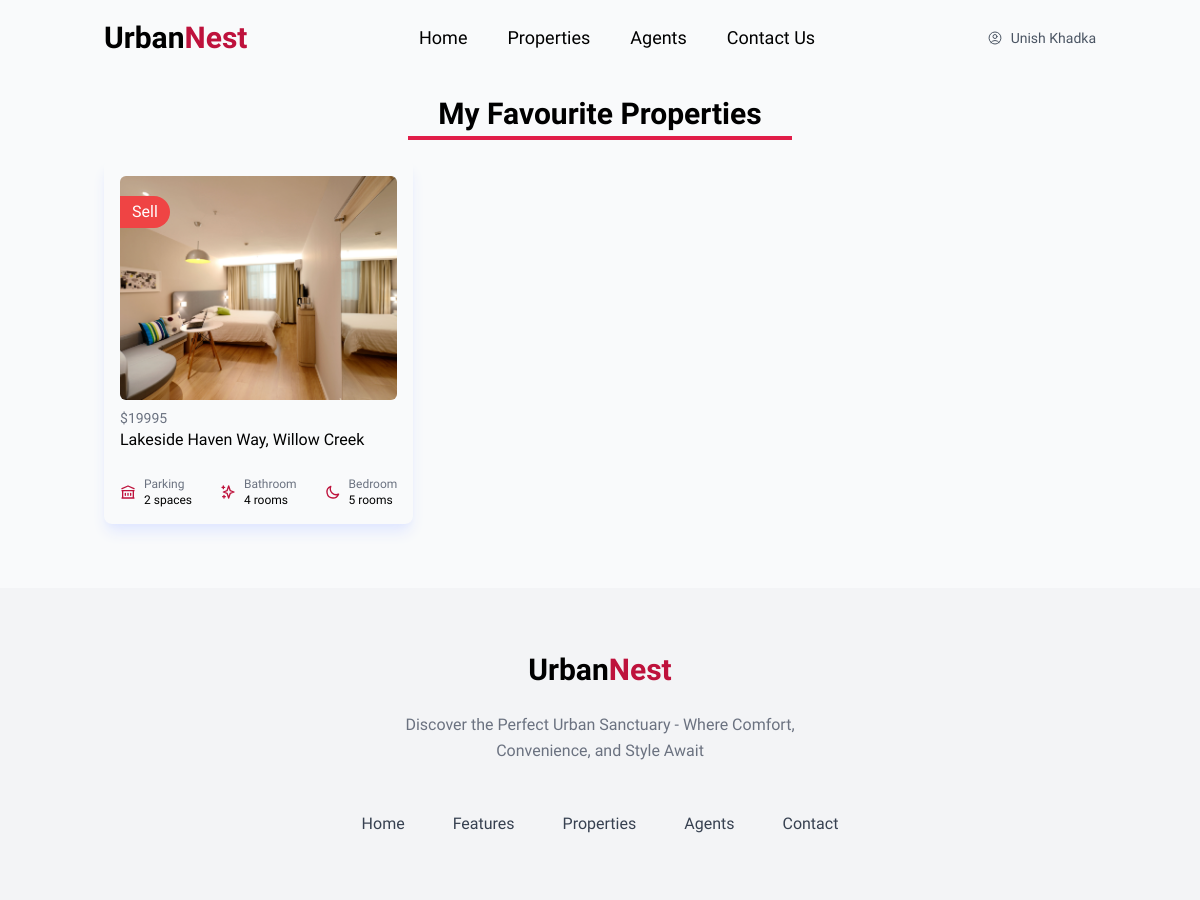
/favourites/ (signed in), run on the app's committed database.
### users/models.py (models this page shows, shortened)
class CustomUser(AbstractBaseUser, PermissionsMixin):
    id = models.CharField(
        _("ID"), primary_key=True, max_length=22, default=shortuuid.uuid, editable=False
    )
    email = models.EmailField(_("Email Address"), unique=True)
    full_name = models.CharField(_("Full Name"), max_length=100)
    phone = models.CharField(_("Phone Number"), max_length=15, null=True, blank=True)
    profile_image = models.ImageField(
        _("Profile Image"),
        upload_to="profile/",
        default="profile/default.png",
        null=True,
        blank=True,
    )
    is_active = models.BooleanField(_("Is Active"), default=True)
    is_staff = models.BooleanField(_("Is Staff"), default=False)
    is_agent = models.BooleanField(_("Is Agent"), default=False)
    date_joined = models.DateTimeField(_("Date Joined"), default=timezone.now)
    objects = CustomUserManager()
    USERNAME_FIELD = "email"
    REQUIRED_FIELDS = ["full_name"]
    class Meta:
        verbose_name = _("User")
        verbose_name_plural = _("Users")
        ordering = ["-date_joined"]

### spacenest/models.py (models this page shows, shortened)
class Property(models.Model):
    PROVINCE_CHOICES = [
        ("koshi", _("Koshi Province")),
        ("madhesh", _("Madhesh Province")),
        ("bagmati", _("Bagmati Province")),
        ("gandaki", _("Gandaki Province")),
        ("lumbini", _("Lumbini Province")),
        ("karnali", _("Karnali Province")),
        ("sudurpashchim", _("Sudurpashchim Province")),
    ]
    LISTING_TYPE_CHOICES = [
        ("sell", _("Sell")),
        ("rent", _("Rent")),
    ]
    id = models.CharField(
        _("ID"), primary_key=True, max_length=22, default=shortuuid.uuid, editable=False
    )
    name = models.CharField(_("Property Name"), max_length=200)
    location = models.CharField(_("Location"), max_length=200)
    province = models.CharField(_("Province"), max_length=200, choices=PROVINCE_CHOICES)
    listing_type = models.CharField(
        _("Listing Type"), max_length=20, choices=LISTING_TYPE_CHOICES
    )
    description = models.TextField(null=True, blank=True)
    price = models.PositiveIntegerField(_("Price"))
    property_image = models.ImageField(
        _("Property Image"),
        upload_to="property/",
        default="property/default.jpg",
        null=True,
        blank=True,
    )
    owner = models.ForeignKey(User, on_delete=models.CASCADE, verbose_name=_("Owner"))
    parking = models.PositiveIntegerField(_("Parking Space"), default=0)
    bathroom = models.PositiveIntegerField(_("Bathroom"), default=0)
    bedroom = models.PositiveIntegerField(_("Bedroom"), default=0)
    class Meta:
        verbose_name_plural = "Properties"

### spacenest/views.py (the view)
# urls.py: path("favourites/", favourites, name="favourites"),
def favourites(request):
    properties = Property.objects.select_related("owner").filter(
        favourite__user=request.user
    )
    context = {"properties": properties}
    return render(request, "spacenest/favourites.html", context)

### spacenest/context_processors.py (called while the page is built)
def inbox(request):
    mails = None
    if request.user.is_authenticated:
        try:
            mails = Mailbox.objects.filter(receiver=request.user)
            return {"mails": mails}
        except Mailbox.DoesNotExist:
            return {"mails": 0}
    return {"mails": mails}

### spacenest/templates/spacenest/favourites.html (shortened to what this page needs)
{% extends "main.html" %} {% block content %} {% load static %}
<section class="container mx-auto mt-5 mb-16">
    <div class="flex flex-col items-center m-5 space-y-1">
        <h1 class="text-center text-3xl font-semibold">My Favourite Properties</h1>
        <p class="h-1 w-96 bg-rose-600"></span>
      </div>
  <div class="grid lg:grid-cols-3 gap-8 px-4 my-5">
    {% for property in properties %}
    <div class="block rounded-lg p-4 shadow-lg shadow-indigo-100 overflow-hidden relative">
      <span class="px-3 absolute mt-5 text-white rounded-r-full py-1 {% if property.listing_type == 'sell' %}bg-red-500{% else %}bg-green-500{% endif %} capitalize">{{property.listing_type}}</span>
      <a href="{% url 'property' property.id %}">
      <img alt="" src="{{property.property_image.url}}" class="h-56 w-full rounded-md object-cover" />
      </a>
      <div class="mt-2">
        <dl>
          <div class="flex items-center justify-between">
            <dd class="text-sm text-gray-500">${{property.price}}</dd>
          </div>
          <div>
            <a href="{% url 'property' property.id %}">
            <dd class="font-medium">{{property.name}}</dd>
            </a>
          </div>
        </dl>
        <div class="mt-6 flex items-center justify-between text-xs">
          <div class="sm:inline-flex sm:shrink-0 sm:items-center sm:gap-2">
            <svg class="size-4 text-rose-700" xmlns="http://www.w3.org/2000/svg" fill="none" viewBox="0 0 24 24"
              stroke="currentColor">
              <path stroke-linecap="round" stroke-linejoin="round" stroke-width="2"
                d="M8 14v3m4-3v3m4-3v3M3 21h18M3 10h18M3 7l9-4 9 4M4 10h16v11H4V10z" />
            </svg>
            <div class="mt-1.5 sm:mt-0">
              <p class="text-gray-500">Parking</p>
              <p class="font-medium">{{property.parking}} spaces</p>
            </div>
          </div>
          <div class="sm:inline-flex sm:shrink-0 sm:items-center sm:gap-2">
            <svg class="size-4 text-rose-700" xmlns="http://www.w3.org/2000/svg" fill="none" viewBox="0 0 24 24"
              stroke="currentColor">
              <path stroke-linecap="round" stroke-linejoin="round" stroke-width="2"
                d="M5 3v4M3 5h4M6 17v4m-2-2h4m5-16l2.286 6.857L21 12l-5.714 2.143L13 21l-2.286-6.857L5 12l5.714-2.143L13 3z" />
            </svg>
            <div class="mt-1.5 sm:mt-0">
              <p class="text-gray-500">Bathroom</p>
              <p class="font-medium">{{property.bathroom}} rooms</p>
            </div>
          </div>
          <div class="sm:inline-flex sm:shrink-0 sm:items-center sm:gap-2">
            <svg class="size-4 text-rose-700" xmlns="http://www.w3.org/2000/svg" fill="none" viewBox="0 0 24 24"
              stroke="currentColor">
              <path stroke-linecap="round" stroke-linejoin="round" stroke-width="2"
                d="M20.354 15.354A9 9 0 018.646 3.646 9.003 9.003 0 0012 21a9.003 9.003 0 008.354-5.646z" />
            </svg>
            <div class="mt-1.5 sm:mt-0">
              <p class="text-gray-500">Bedroom</p>
              <p class="font-medium">{{property.bedroom}} rooms</p>
            </div>
          </div>
        </div>
      </div>
    </div>
    {% endfor %}
  </div>
</section>
{% endblock content %}

### templates/navbar.html (shortened to what this page needs)
<nav class="container mx-auto z-10 px-4" id="navbar">
  <div class="relative flex items-center justify-between py-5">
    <a href="{% url 'index' %}" class="text-3xl font-bold">
      Urban<span class="text-rose-700">Nest</span>
    </a>
    <div class="hidden lg:flex items-center space-x-10">
      <a href="{% url 'index' %}" class="text-lg hover:text-rose-700">Home</a>
      <a href="{% url 'properties' %}" class="text-lg hover:text-rose-700"
        >Properties</a
      >
      <a href="{% url 'agents' %}" class="text-lg hover:text-rose-700"
        >Agents</a
      >
      <a href="{% url 'contact' %}" class="text-lg hover:text-rose-700"
        >Contact Us</a
      >
    </div>
    <div class="hidden lg:flex items-center space-x-6">
      {% if request.user.is_authenticated %}
      <button
        id="user-menu-toggle"
        class="py-2 text-sm text-gray-600 hover:bg-gray-50 hover:text-gray-700 cursor-pointer rounded-md flex items-center gap-2"
      >
        <span>{{ request.user.full_name }}</span>
      </button>
      {% endif %}
    </div>
  </div>
</nav>

### data on the page
CustomUser: user.full_name "Unish Khadka"
Property: listing_type "Sell", property_image (picture), price "19995", name "Lakeside Haven Way, Willow Creek", parking "2", bathroom "4", bedroom "5"
